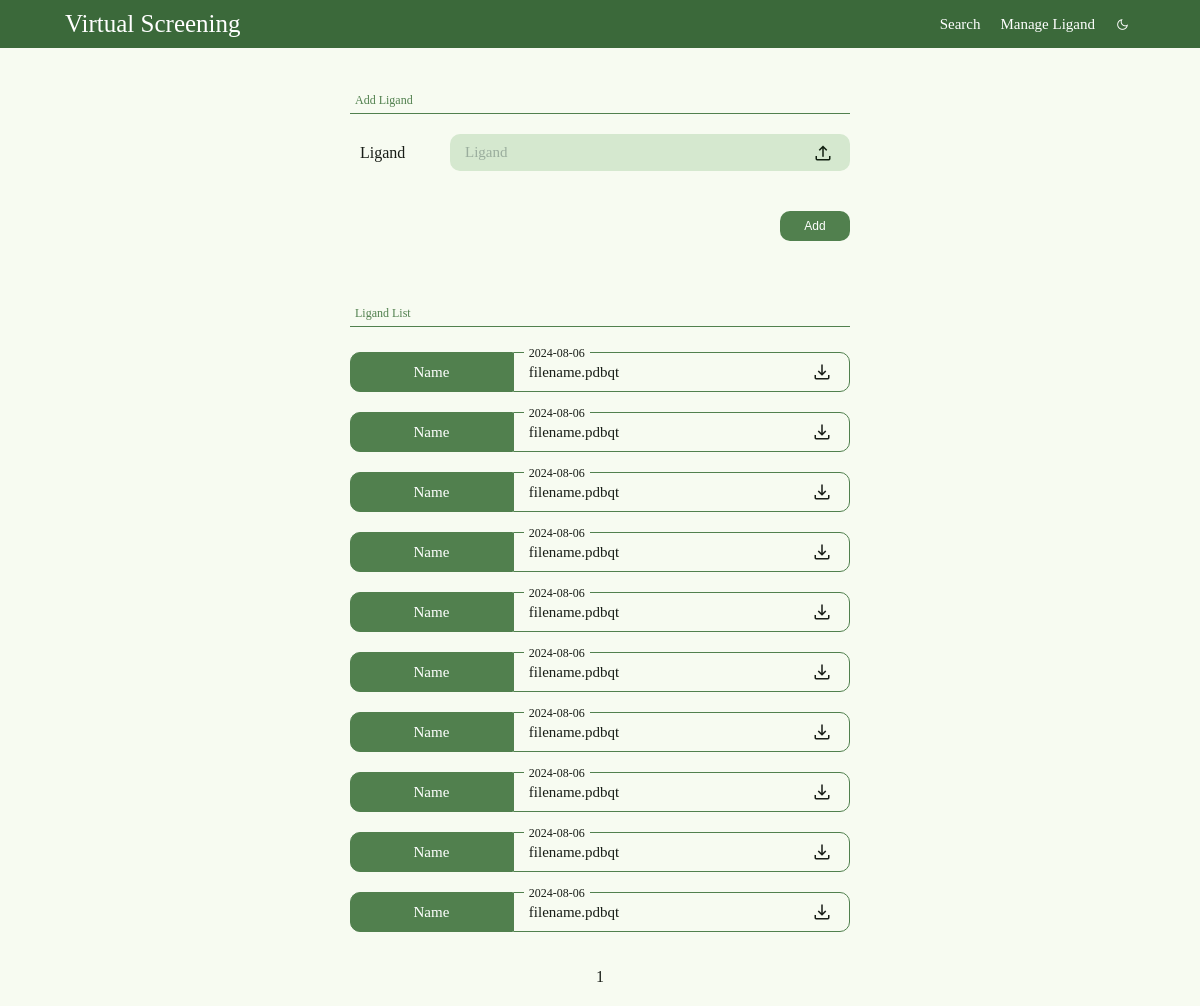
/manage-ligand/, run on an earlier commit of the app's database.
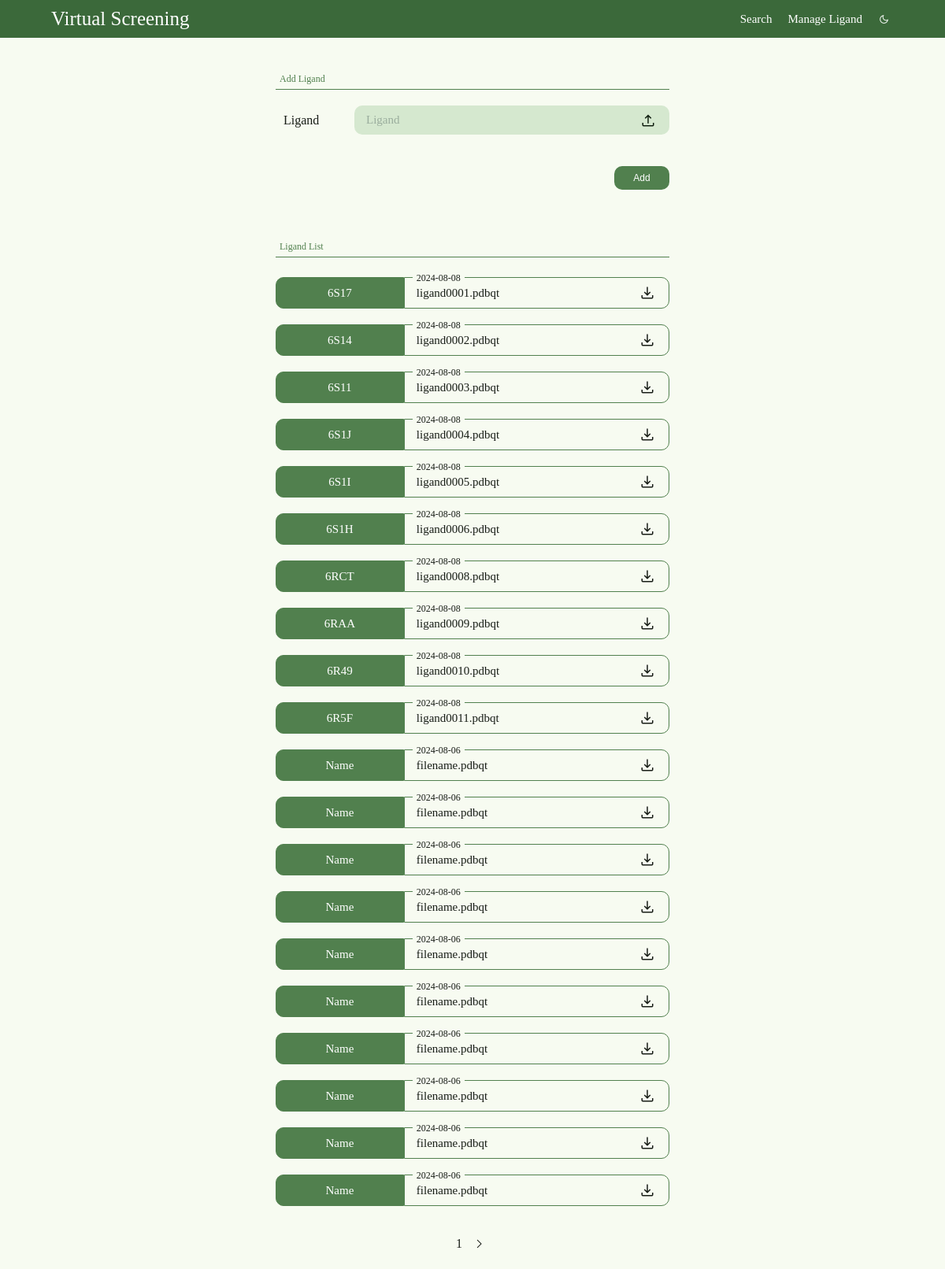
And on a later commit of the database.
### virtual_screening/models.py (models this page shows, shortened)
class Ligand(models.Model):
    ligand_name = models.CharField(max_length=200, db_index=True)
    created_at = models.DateTimeField(auto_now_add=True)
    ligand_file_name = models.CharField(max_length=100)

### virtual_screening/views.py (the view, shortened to what this page needs)
# urls.py: path('manage-ligand/', views.manageLigand, name='manage-ligand'),
def manageLigand(request):
    error_message = None
    paginator = Paginator(Ligand.objects.all(), 10)
    try:
        page_num = request.GET.get("page")
        page_obj = paginator.page(page_num)
    except PageNotAnInteger:
        page_obj = paginator.page(1)
    except EmptyPage:
        page_obj = paginator.page(paginator.num_pages)
    return render(request, 'manage_ligand.html', {'error_message': error_message, 'page_obj': page_obj})

### virtual_screening/templates/manage_ligand.html (shortened to what this page needs)
{% extends "base.html" %}
{% block head %}
    {% load static %}
    <link rel="stylesheet" href="{% static 'css/form.css' %}">
    <link rel="stylesheet" href="{% static 'css/manage_ligand.css' %}">
{% endblock head %}
{% block content %}
    <div class="content">
        <div class="category">
            Add Ligand
        </div>
        <form action="" method="POST" enctype="multipart/form-data">
            <ul class="form_ul">
                <li>
                    <label class="label">Ligand</label>
                    <label for="id_ligand">Ligand</label>
                </li>
                <li class="submit_li"><input class="submit_btn" type="submit" value="Add"></li>
            </ul>
        </form>
    </div>
    <div class="content">
        <div class="category">
            Ligand List
        </div>
        <ul class="ligand_ul">
            {% for ligand in page_obj %}
                <li>
                    <div>{{ ligand.ligand_name }}</div>
                    <div class="ligand-info">
                        <div>{{ ligand.created_at|date:'Y-m-d' }}</div>
                        <div>{{ ligand.ligand_file_name }}</div>
                        <a href={% url "manage-ligand" %}><span class="material-symbols-outlined" id="download_ligand">download</span></a>
                    </div>
                </li>
            {% endfor %}
            {% for i in '0123456789' %}
                <li>
                    <div>Name</div>
                    <div class="ligand-info">
                        <div>2024-08-06</div>
                        <div>filename.pdbqt</div>
                        <a href={% url "manage-ligand" %}><span class="material-symbols-outlined" id="download_ligand">download</span></a>
                    </div>
                </li>
            {% endfor %}
        </ul>
        <div class="pagination">
            <a href ="?page={{ page_obj.number }}" class="current-page">{{ page_obj.number }}</a>
            {% if page_obj.has_next %}
                <a href="?page={{ page_obj.next_page_number }}"><span class="material-symbols-outlined">keyboard_arrow_right</span></a>
            {% endif %}
        </div>
    </div>
{% endblock content %}

### virtual_screening/templates/base.html (shortened to what this page needs)
<!DOCTYPE html>
<html lang="en">
<head>
    {% load static %}
    <link rel="stylesheet" href="{% static 'css/base.css' %}">
    {% block head %}{% endblock %}
</head>
<body>
    <div class="menu">
        <div class="title">Virtual Screening</div>
        <ul>
            <li class="menu_item"><a href="{% url "search" %}">Search</a></li>
            <li class="menu_item"><a href="{% url "manage-ligand" %}">Manage Ligand</a></li>
        </ul>
        <div class="menu_icon"><span class="material-symbols-outlined" id="color_mode">light_mode</span></div>
    </div>
    {% block content %}
    {% endblock %}
</body>
</html>

### virtual_screening/static/css/base.css (style rules this page uses)
:root { --background: #f7fbf1; --on-background: #181d17; --hover: #d5e3d0; --container: #d5e8cf; --on-container: #101f10; --container-hover: #b8d1b1; --green: #51804e; --on-green: white; --menu: #3b693a; --on-menu: white; --menu-hover: white; --on-menu-hover: #3b693a; --gray: #9aad9d; --error: #dc3c3c; }
* { box-sizing: border-box; }
body { margin: 0; background-color: var(--background); color: var(--on-background); }
ul { list-style: none; padding-inline-start: 0px; }
.content { display: flex; flex-direction: column; align-items: center; margin-top: 40px; }
a { display: flex; align-items: center; text-decoration: none; }
.material-symbols-outlined { font-variation-settings: 'FILL' 0, 'wght' 300, 'GRAD' 0, 'opsz' 24; }
.menu { background-color: var(--menu); padding: 5px 5%; display: flex; flex-wrap: wrap; align-items: center; }
.menu .title { flex: 1; padding: 5px; text-align: left; align-content: center; font-size: 25px; color: var(--on-menu); }
.menu > ul { margin: 0; padding-inline-start: 0; list-style: none; display: flex; flex-direction: row; }
.menu_item { display: block; }
.menu_item > a, .menu_icon > .material-symbols-outlined { display: block; font-size: 15px; padding: 10px; color: var(--on-menu); text-decoration: none; border-radius: 5px; }
.pagination { display: flex; margin-bottom: 20px; }
.pagination > a { color: var(--on-background); text-decoration-line: none; margin: 0 5px; }
.pagination .material-symbols-outlined { font-variation-settings: 'wght' 200; }
.category { border-bottom: 1px solid var(--green); width: 60%; max-width: 500px; padding: 5px; font-size: 12px; color: var(--green); }

### virtual_screening/static/css/form.css (style rules this page uses)
form { width: 100%; }
.form_ul { margin: 0; display: flex; flex-direction: column; align-items: center; }
.form_ul > li { margin: 20px 0px; width: 60%; max-width: 500px; display: flex; align-items: center; justify-content: center; position: relative; }
.form_ul label:not(.label) { display: inline-block; width: 80%; max-width: 400px; background-color: var(--container); border: 0px; border-radius: 10px; padding: 10px 15px; font-size: 15px; text-align: left; color: var(--gray); }
.form_ul .label { display: inline-block; width: 20%; max-width: 100px; padding-left: 10px; }
.form_ul > .submit_li { justify-content: right; z-index: 0; }
.submit_btn { width: 70px; font-size: 12px; padding: 8px; background-color: var(--green); color: var(--on-green); border: 0px; border-radius: 10px; }

### virtual_screening/static/css/manage_ligand.css (style rules this page uses)
.ligand_ul { width: 60%; max-width: 500px; margin-top: 5px; }
.ligand_ul > li { display: flex; flex-direction: row; margin: 20px 0; }
.ligand_ul > li > div { padding: 7px 15px; font-size: 15px; display: flex; align-items: center; border: 1px solid var(--green); }
.ligand_ul > li > div:nth-child(1) { flex: 0.3; background-color: var(--green); color: var(--on-green); border-radius: 10px 0 0 10px; justify-content: center; }
.ligand_ul .ligand-info { flex: 0.7; border-radius: 0 10px 10px 0; justify-content: flex-end; position: relative; }
.ligand_ul .ligand-info > div:nth-child(1) { position: absolute; bottom: 100%; transform: translateY(50%); left: 10px; font-size: 12px; background-color: var(--background); padding: 0 5px; }
.ligand_ul .ligand-info > div:nth-child(2) { flex: 1; }
.ligand_ul > li .material-symbols-outlined { color: var(--on-background); }

What changed in the data, as far as the page shows it:
added Ligand: ligand_name "6S17", created_at "2024-08-08", ligand_file_name "ligand0001.pdbqt"
added Ligand: ligand_name "6S14", created_at "2024-08-08", ligand_file_name "ligand0002.pdbqt"
added Ligand: ligand_name "6S11", created_at "2024-08-08", ligand_file_name "ligand0003.pdbqt"
added Ligand: ligand_name "6S1J", created_at "2024-08-08", ligand_file_name "ligand0004.pdbqt"
added Ligand: ligand_name "6S1I", created_at "2024-08-08", ligand_file_name "ligand0005.pdbqt"
added Ligand: ligand_name "6S1H", created_at "2024-08-08", ligand_file_name "ligand0006.pdbqt"
added Ligand: ligand_name "6RCT", created_at "2024-08-08", ligand_file_name "ligand0008.pdbqt"
added Ligand: ligand_name "6RAA", created_at "2024-08-08", ligand_file_name "ligand0009.pdbqt"
added Ligand: ligand_name "6R49", created_at "2024-08-08", ligand_file_name "ligand0010.pdbqt"
added Ligand: ligand_name "6R5F", created_at "2024-08-08", ligand_file_name "ligand0011.pdbqt"
